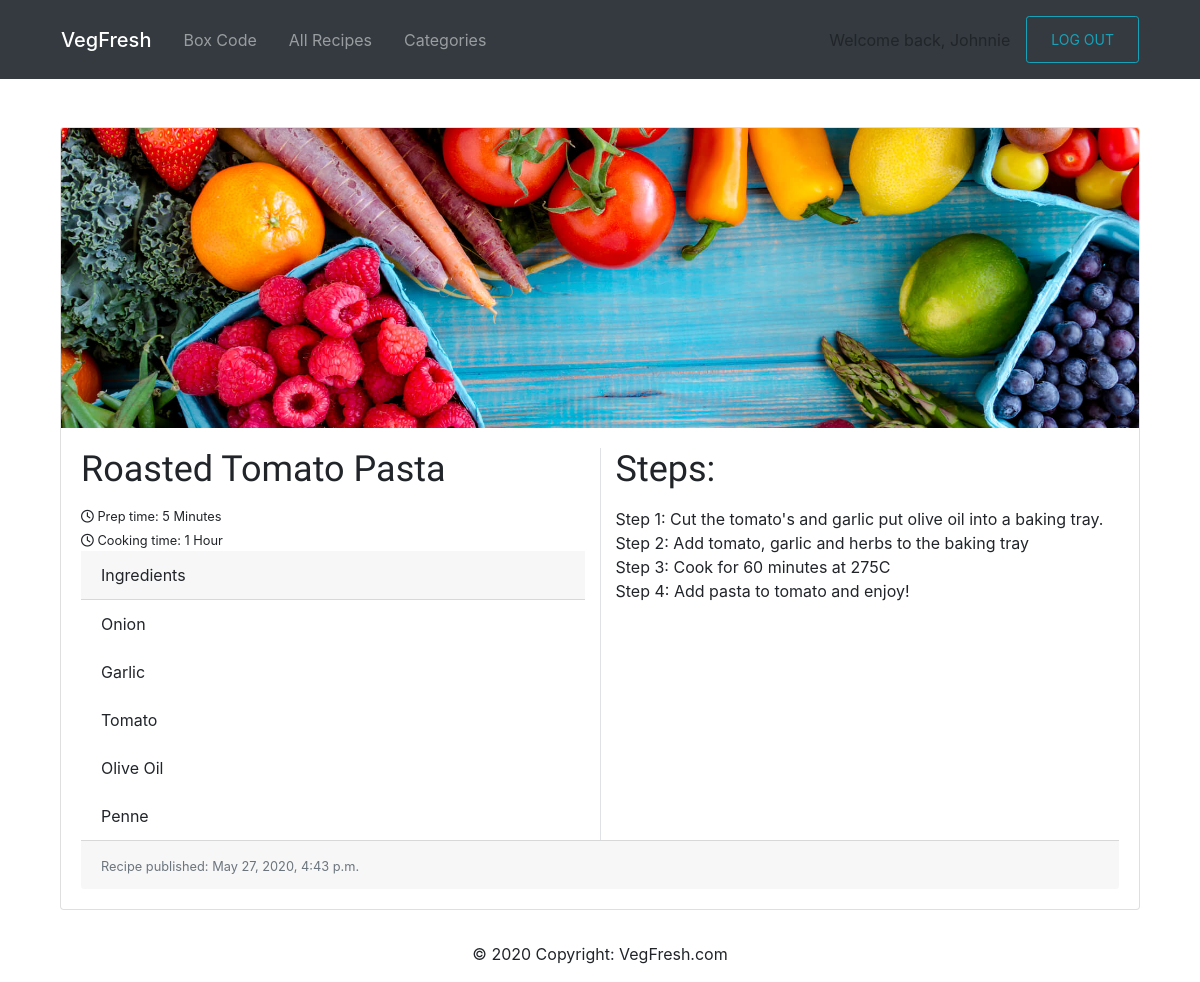
The page /roasted-tomato-pasta/ (signed in) on the database its author committed.
### core/models.py (models this page shows, shortened)
class Core(models.Model):
    title = models.CharField(max_length=200)
    excerpt = models.TextField(null=True)
    category = models.CharField(max_length=10)
    cookTime = models.CharField(max_length=20)
    prepTime = models.CharField(max_length=20)
    ingredients = models.ManyToManyField(Ingredient)
    process = models.TextField(null=True)
    slug = models.SlugField(max_length=100, unique=True)
    updated = models.DateTimeField(auto_now=True)
    published = models.DateTimeField(default=timezone.now)
    thumb = models.ImageField(default='default.png', blank=True)
    class Meta:
        ordering = ['-published']

class Ingredient(models.Model):
    IngName = models.CharField(max_length=30)
    IngType = models.CharField(max_length=20, null=True)
    def __str__(self):
        return self.IngName

### core/views.py (the view)
# urls.py: path('<slug:slug>/', views.SingleView.as_view(), name='single'),
class SingleView(DetailView):
    model = Core
    template_name = 'core/single.html'
    context_object_name = 'post'

### templates/core/single.html
{% extends 'core/base.html' %}
{% block content %}
{% load static %}
<link rel="stylesheet" type="text/css" href="{% static 'CSS/Single/style.css' %}">
    <div class="container pt-5">
<div class="card mb-3">
            <img class="card-img-top" src="{{ post.thumb.url }}" alt="Card image">
  <div class="card-body">
  <div class="row">
        <div class="col-sm border-right">
        <h5 class="card-title">{{ post.title }}</h5>
        <small><i class="far fa-clock"></i> Prep time: {{ post.prepTime }}</small><br>
        <small><i class="far fa-clock"></i> Cooking time: {{ post.cookTime }}</small><br>
        <div class="card-header">
        Ingredients
        </div>
      <ul class="list-group list-group-flush">
          {% for ingredients in post.ingredients.all %}
            <li class="list-group-item">{{ ingredients }}</li>
          {% endfor %}
        </ul>
        </div>
  <div class="col-sm">
      <h5 class="card-title">Steps:</h5>
      <p class="card-text">{{ post.process|linebreaks }}</p>
      </div>
  </div>
  <div class="card-footer">
      <p class="card-text"><small class="text-muted">Recipe published: {{ post.published }}</small></p>
  </div>
</div>
</div>
    </div>
{% endblock %}

### templates/core/navbar.html (shortened to what this page needs)
<!doctype html>
<html lang="en">
    {% load static %}
    <link rel="stylesheet" type="text/css" href="{% static 'CSS/Navbar/style.css' %}">
    <link rel="stylesheet" href="https://stackpath.bootstrapcdn.com/bootstrap/4.3.1/css/bootstrap.min.css">
   <nav class="navbar navbar-expand-xl navbar-dark bg-dark">
    <div class="container">
  <a class="navbar-brand mb-0 h4" href="/">VegFresh</a>
  <div class="collapse navbar-collapse" id="navbarSupportedContent">
    <ul class="navbar-nav mr-auto">
        {% if user.is_authenticated %}
        <li class="nav-link">
            <a class="nav-link" href="{% url 'core:recipe_set' %}">Box Code</a>
        </li>
      <li class="nav-link">
            <a class="nav-link" href="{% url 'core:recipes' %}">All Recipes</a>
      </li>
      <li class="nav-link">
            <a class="nav-link" href="{% url 'core:categories' %}">Categories</a>
      </li>
        {% endif %}
    </ul>
                    {% if user.is_authenticated %}
                        <div class="User-Banner">Welcome back, <a href="{% url 'core:dashboard' %}">{{request.user.username}}</a></div>
        {% endif %}
      <li class="nav-link">
      <button type="button" class="btn btn-outline-info btn-sm">
          <a class="nav-link"
            {% if user.is_authenticated %}
                <a href="{% url 'core:logout' %}">LOG OUT</a>
            {% else %}
                <a href="{% url 'core:login' %}">LOG IN</a>
            {% endif %}
      </button>
      </li>
  </div>
</nav>
  <body>

### static/CSS/Navbar/style.css (style rules this page uses)
.navbar-brand { margin-left: 1rem; color: white !important; }
a { color:inherit !important; text-decoration: none !important; }

### static/CSS/Single/style.css (style rules this page uses)
.card-img-top { max-height: 300px; min-height: 100px; object-fit: cover; }
.card-title { font-family: 'Balsamiq Sans', cursive; font-size: 36px; }
.border-right { border-right: 1px solid #dee2e6!important; }

### rows shown on the page
Core: thumb (placeholder picture), title "Roasted Tomato Pasta", prepTime "5 Minutes", cookTime "1 Hour", process "Step 1: Cut the tomato's and garlic put olive oil into a baking tray. Step 2: Add tomato, garlic and herbs to the baking tray Step 3: Cook for 60 minutes at 275C Step 4: Add pasta to tomato and enjoy!", published "May 27, 2020, 4:43 p.m."
Ingredient: IngName "Onion"
Ingredient: IngName "Garlic"
Ingredient: IngName "Tomato"
Ingredient: IngName "Olive Oil"
Ingredient: IngName "Penne"

### other values the page prints
{{ request.user.username }} "Johnnie"
